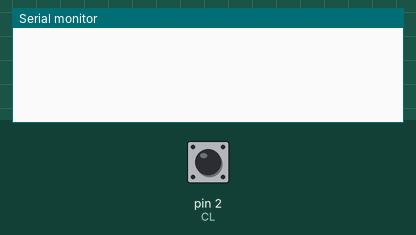
This sketch was run on a simulated Arduino Uno, built with avr-gcc and run on an emulated ATmega328P. Parts: the last lines printed to the serial monitor. Inputs (shaded band) come from the test bench; at power-on: pin 2 (CL) HIGH.

Above: at 1.2 s.
1.3 s: pin 2 (CL) pulled LOW for 0.15 s
At 2.9 s:
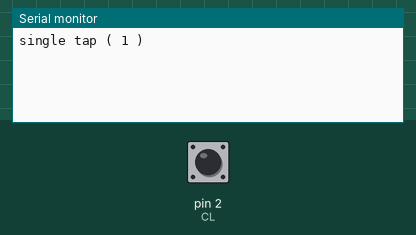
3.2 s: pin 2 (CL) pulled LOW for 1 s
At 5.0 s:
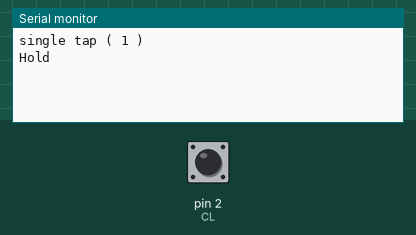
5.7 s: pin 2 (CL) pulsed LOW 2 times (0.12 s each, 0.3 s apart)
At 7.9 s:
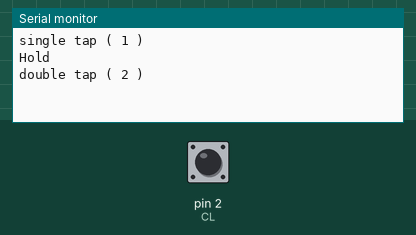

The sketch:

MultiSIngleButton.ino
```cpp
#define CL 2 // button is connected on Pin 2


int lastButtonState = HIGH;          // the previous reading from the input pin
unsigned long lastDebounceTime = 0;  // the last time the output pin was toggled
unsigned long debounceDelay = 50;    // the debounce time; increase if the output flickers
bool buttonState = HIGH;             // saving state of the switch
byte tapCounter;                     // for saving no. of times the switch is pressed
int timediff;                        // for saving the time in between each press and release of the switch
bool flag1, flag2;                   // just two variables
long double presstime, releasetime;  // for saving millis at press and millis at release


void setup() {

  Serial.begin(115200);      // for serial monitor
  pinMode(CL, INPUT_PULLUP); // setting pin 2 with internal pull up resistor

}


void loop() {

  int reading = digitalRead(CL);

  if (reading != lastButtonState) {
    // reset the debouncing timer
    lastDebounceTime = millis();
  }

  if ((millis() - lastDebounceTime) > debounceDelay) {
    // whatever the reading is at, it's been there for longer than the debounce
    // delay, so take it as the actual current state:

    // if the button state has changed:
    if (reading != buttonState) {
      buttonState = reading;
    }
  }
  //Serial.println(buttonState);

  //when switch is pressed
  if (buttonState == 0 && flag2 == 0)
  {
    presstime = millis(); //time from millis fn will save to presstime variable
    flag1 = 0;
    flag2 = 1;
    tapCounter++; // tap counter will increase by 1
    //delay(10); // for avoiding debouncing of the switch
  }
  //when sw is released
  if (buttonState == 1 && flag1 == 0)
  {
    releasetime = millis(); // time from millis fn will be saved to releasetime var
    flag1 = 1;
    flag2 = 0;

    timediff = releasetime - presstime; // here we find the time gap between press and release and stored to timediff var
    //Serial.println(timediff);
    //delay(10);
  }

  if ((millis() - presstime) > 400 && buttonState == 1) // wait for some time and if CL is in release position
  {
     if (tapCounter == 4) //if tapcounter is 4 then its 4 tap
    {
      Serial.println("four tap   ( 4 )");
    }
    else if (tapCounter == 3) //if tapcounter is 3 //then its triple tap
    {
      Serial.println("triple tap ( 3 )");
    }
    else if (tapCounter == 2 ) //if tapcounter is 2
    {
      if (timediff >= 400) // if timediff is greater than  400 then its single tap and hold
      {
        Serial.println("single tap and hold");
      }
      else // if timediff is less than 400 then its just double tap
      {
        Serial.println("double tap ( 2 )");
      }
    }
    else if (tapCounter == 1) //if tap counter is 1
    {
      if (timediff >= 400) //if time diff is larger than 400 then its a hold
      {
        Serial.println("Hold");
      }
      else //if timediff is less than 400 then its a single tap
      {
        Serial.println("single tap ( 1 )");
      }
    }
    tapCounter = 0;
  }
  lastButtonState = reading;
}
```

Measured:
- after the input at 1.3 s, the serial monitor: prints a new line after 0.45 s (image 1)
- after the input at 3.2 s, the serial monitor: prints a new line after 1.1 s (image 2)
- after the input at 5.7 s, the serial monitor: prints a new line after 0.75 s (image 3)
